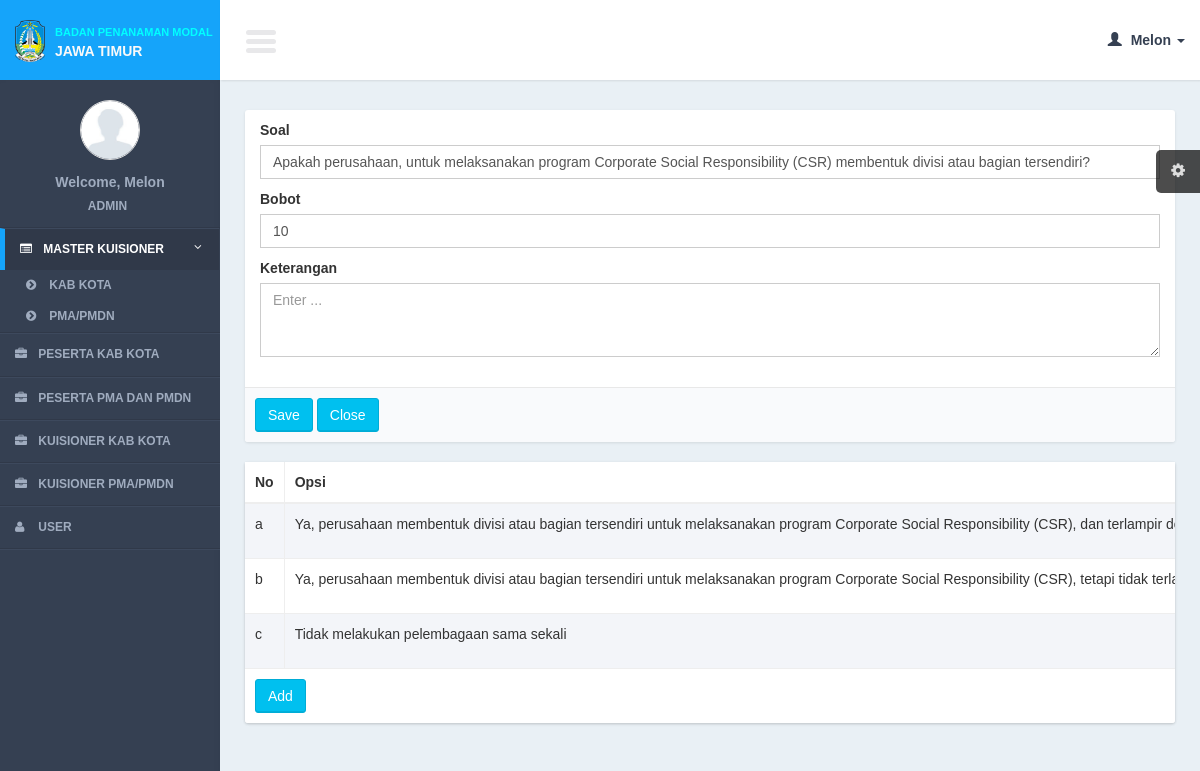
Page /controllers/question_pma.php?page=form_question_pma&id=13&cat_id=2&data_id=0 (signed in) on the committed database.
### tables this page shows
CREATE TABLE IF NOT EXISTS `questions_pma2` (
`qp2_id` int(11) NOT NULL,
  `qp2_type` int(11) NOT NULL,
  `qp2_number` varchar(10) NOT NULL,
  `qp2_name` text NOT NULL,
  `qp2_cat_pma_id` int(11) NOT NULL,
  `qp2_weight` int(11) NOT NULL,
  `qp2_description` text NOT NULL,
  `data_id` int(11) NOT NULL
);

CREATE TABLE IF NOT EXISTS `questions_pma2_details` (
`qp2d_id` int(11) NOT NULL,
  `qp2d_type` int(11) NOT NULL,
  `qp2_id` int(11) NOT NULL,
  `qp2d_number` varchar(10) NOT NULL,
  `qp2d_name` text NOT NULL,
  `qp2d_point` int(11) NOT NULL
);

### models/question_pma_model.php (called while the page is built, shortened)
<?php
function read_question_pma_id($id){
	$query = mysql_query("select *
			from questions_pma2
			where qp2_id = '$id'");
	$result = mysql_fetch_object($query);
	return $result;
}
?>

### lib/function.php (called while the page is built, shortened)
<?php
function get_header($title = ""){
	include '../views/layout/header.php';
}
function get_footer(){
	include '../views/layout/footer.php';
}
	?>
    <?php
function get_abjad($data){
	$abjad = array("","a","b","c","d","e","f","g","h","i","j","k","l","m","n","o","p","q","r","s","t","u","v","w","x","y","z");
	return $abjad[$data];
}
?>

### views/question_pma/form_question_pma.php (the view, shortened to what this page needs)
                <section class="content">
                    <div class="row">
                        <div class="col-md-12">
                             <form action="<?= $action?>" method="post" enctype="multipart/form-data" role="form">
                            <div class="box box-cokelat">
                                <div class="box-body">
                                        <div class="col-md-12">
                                        <div class="form-group">
                                            <label>Soal</label>
                                            <input required type="text" name="i_name" class="form-control" placeholder="Masukkan soal ..." value="<?= $row->qp2_name ?>"/>
                                        </div>
                                       	<div class="form-group">
                                                <label>Bobot</label>
                                            <input required type="text" name="i_weight" class="form-control" placeholder="Masukkan bobot soal ..." value="<?= $row->qp2_weight ?>"/>
                                    </div>
                                      <div class="form-group">
                                            <label>Keterangan</label>
                                            <textarea class="form-control" name="i_description" rows="3" placeholder="Enter ..."><?= $row->qp2_description ?></textarea>
                                        </div>
                                        </div>
                                </div>
                                <div class="box-footer">
                                <input class="btn btn-info" type="submit" value="Save"/>
                                <a href="<?= $close_button?>" class="btn btn-info" >Close</a>
</div>
                            </div>
                       </form>
                        </div>
                    </div>
              <?php
              if(isset($_GET['id'])){
			  ?>
                    <div class="row">
                        <div class="col-xs-12">
                            <div class="box">
                                <div class="box-body2 table-responsive">
                                    <table id="" class="table table-bordered table-striped">
                                        <thead>
                                            <tr>
                                            <th width="5%">No</th>
                                                <th>Opsi</th>
                                            </tr>
                                        </thead>
                                        <tbody>
                                            <?php
                                            $q_opsi = mysql_query("select * from questions_pma2_details where qp2_id = '".$_GET['id']."'");
											$no_opsi = 1;
                                            while($r_opsi = mysql_fetch_array($q_opsi)){
                                            ?>
                                            <tr>
                                            	<td><?= get_abjad($no_opsi)?></td>
                                                <td><?= $r_opsi['qp2d_name']?></td>
                                            </tr>
                                            <?php
											$no_opsi++;
                                            }
                                            ?>
                                        </tbody>
                                          <tfoot>
                                            <tr>
                                                <td colspan="10"><a href="question_pma.php?page=form_opsi&qp2_id=<?= $_GET['id']?>" class="btn btn-info " >Add</a></td>
                                            </tr>
                                        </tfoot>
                                    </table>
                                </div>
                            </div>
                        </div>
                    </div>
                    <?php
			  }
					?>
                </section>

### css/AdminLTE.css (style rules this page uses)
html { font-family: 'Source Sans Pro', sans-serif; -webkit-font-smoothing: antialiased; min-height: 100%; background: #354052; }
body { font-family: 'Source Sans Pro', sans-serif; -webkit-font-smoothing: antialiased; min-height: 100%; background: #E9F0F5; }
a { color: #3c8dbc; }
.content { padding: 30px 10px; }
.table-striped > tbody > tr:nth-child(odd), .table-striped > tbody > tr:nth-child(odd) { background:#F3F5F9; }
.form-control { -webkit-border-radius: 0px !important; -moz-border-radius: 0px !important; border-radius: 0px !important; box-shadow: none; }
.box { position: relative; margin-bottom: 20px; -webkit-border-radius: 3px; -moz-border-radius: 3px; border-radius: 3px !important; width: 100%; background:#fff; box-shadow: 0 1px 3px rgba(0, 0, 0, 0.1); }
.box .box-body { padding-top:10px; -webkit-border-top-left-radius: 0; -webkit-border-top-right-radius: 0; -webkit-border-bottom-right-radius: 3px; -webkit-border-bottom-left-radius: 3px; -moz-border-radius-topleft: 0; -moz-border-radius-topright: 0; -moz-border-radius-bottomright: 3px; -moz-border-radius-bottomleft: 3px; border-top-left-radius: 0; border-top-right-radius: 0; border-bottom-right-radius: 3px; border-bottom-left-radius: 3px; border-radius:3px; padding-bottom:20px; }
.box .box-body2 { background:#fff; -webkit-border-top-left-radius: 0; -webkit-border-top-right-radius: 0; -webkit-border-bottom-right-radius: 3px; -webkit-border-bottom-left-radius: 3px; -moz-border-radius-topleft: 0; -moz-border-radius-topright: 0; -moz-border-radius-bottomright: 3px; -moz-border-radius-bottomleft: 3px; border-top-left-radius: 0; border-top-right-radius: 0; border-bottom-right-radius: 3px; border-bottom-left-radius: 3px; box-shadow: 0 1px 3px rgba(0, 0, 0, 0.1); }
.box .box-footer { border-top: 1px solid #e8e8e8; -webkit-border-top-left-radius: 0; -webkit-border-top-right-radius: 0; -webkit-border-bottom-right-radius: 3px; -webkit-border-bottom-left-radius: 3px; -moz-border-radius-topleft: 0; -moz-border-radius-topright: 0; -moz-border-radius-bottomright: 3px; -moz-border-radius-bottomleft: 3px; border-top-left-radius: 0; border-top-right-radius: 0; border-bottom-right-radius: 3px; border-bottom-left-radius: 3px; background:#F9FAFC; padding: 10px; }
.btn { font-weight: 500; -webkit-border-radius: 3px; -moz-border-radius: 3px; border-radius: 3px; border: 1px solid transparent; -webkit-box-shadow: inset 0px -2px 0px 0px rgba(0, 0, 0, 0.09); -moz-box-shadow: inset 0px -2px 0px 0px rgba(0, 0, 0, 0.09); box-shadow: inset 0px -1px 0px 0px rgba(0, 0, 0, 0.09); }
.btn.btn-info { background-color: #00c0ef; border-color: #00acd6; }

### rows in the picture
questions_pma2: i_name "Apakah perusahaan, untuk melaksanakan program Corporate Social Responsibility (CSR) membentuk divisi atau bagian tersendiri?", i_weight "10"
questions_pma2_details: no_opsi "a", qp2d_name "Ya, perusahaan membentuk divisi atau bagian tersendiri untuk melaksanakan program Corporate Social Responsibility (CSR), dan terlampir…"
questions_pma2_details: no_opsi "b", qp2d_name "Ya, perusahaan membentuk divisi atau bagian tersendiri untuk melaksanakan program Corporate Social Responsibility (CSR), tetapi tidak…"
questions_pma2_details: no_opsi "c", qp2d_name "Tidak melakukan pelembagaan sama sekali"

### other values in the picture
$user_data[0] "Melon"
$user_data[1] "ADMIN"
